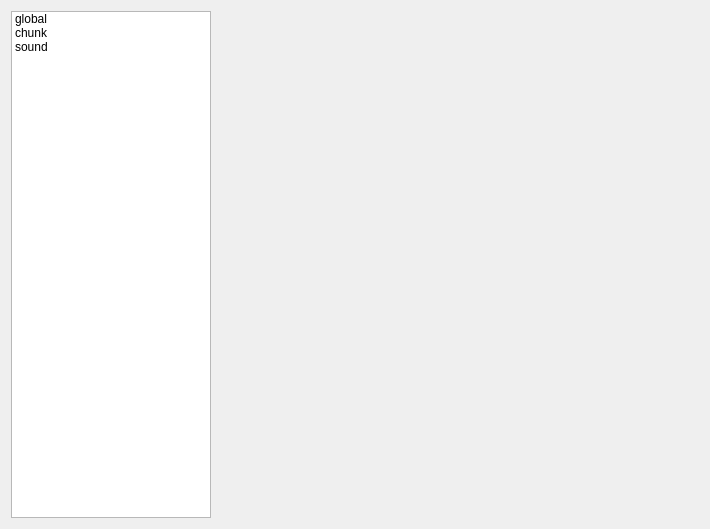
<?xml version="1.0" encoding="UTF-8"?>
<ui version="4.0">
 <class>SettingDialog</class>
 <widget class="QDialog" name="SettingDialog">
  <property name="geometry">
   <rect>
    <x>0</x>
    <y>0</y>
    <width>710</width>
    <height>529</height>
   </rect>
  </property>
  <property name="windowTitle">
   <string>Dialog</string>
  </property>
  <layout class="QHBoxLayout" name="horizontalLayout">
   <item>
    <widget class="QListWidget" name="SettingList">
     <property name="maximumSize">
      <size>
       <width>200</width>
       <height>16777215</height>
      </size>
     </property>
     <item>
      <property name="text">
       <string>global</string>
      </property>
     </item>
     <item>
      <property name="text">
       <string>chunk</string>
      </property>
     </item>
     <item>
      <property name="text">
       <string>sound</string>
      </property>
     </item>
    </widget>
   </item>
   <item>
    <widget class="QStackedWidget" name="SettingPageStack">
     <property name="currentIndex">
      <number>0</number>
     </property>
     <widget class="QWidget" name="page"/>
     <widget class="QWidget" name="page_3"/>
     <widget class="QWidget" name="page_2"/>
    </widget>
   </item>
  </layout>
 </widget>
 <resources/>
 <connections/>
</ui>
